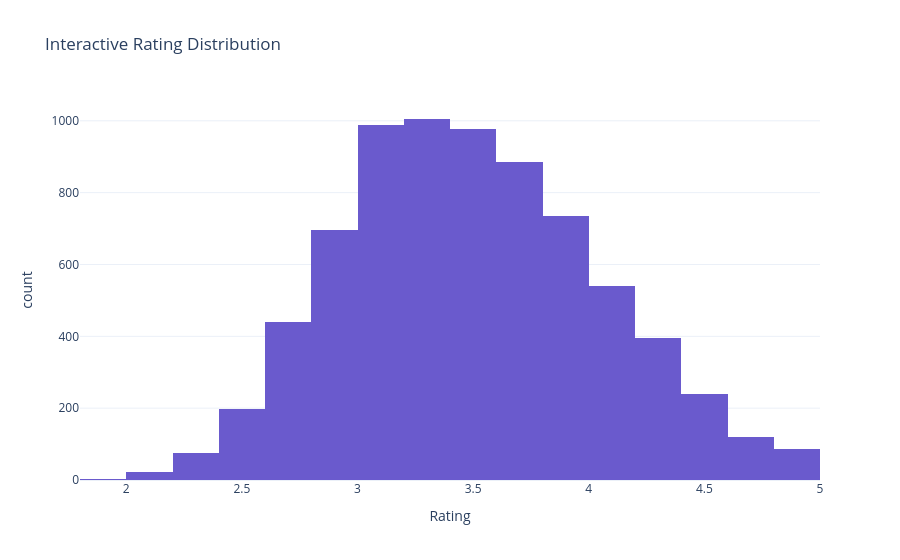
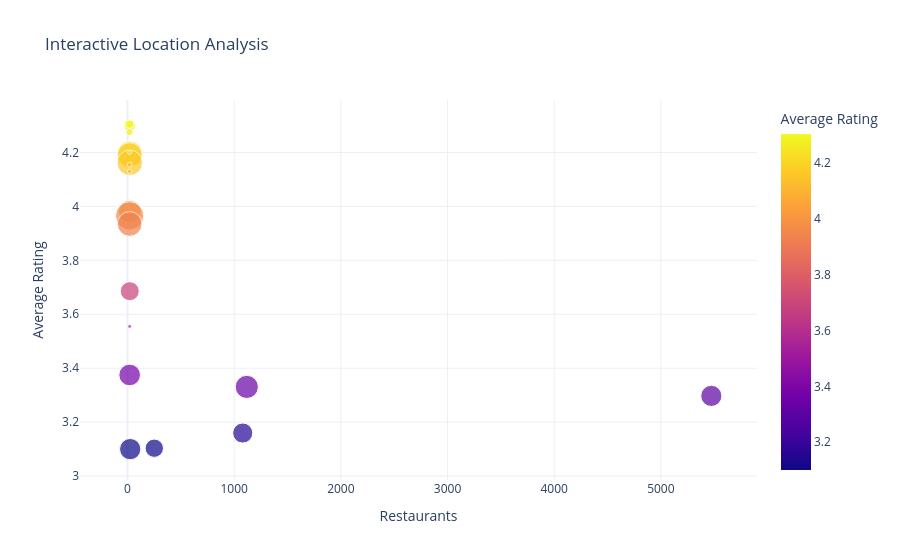
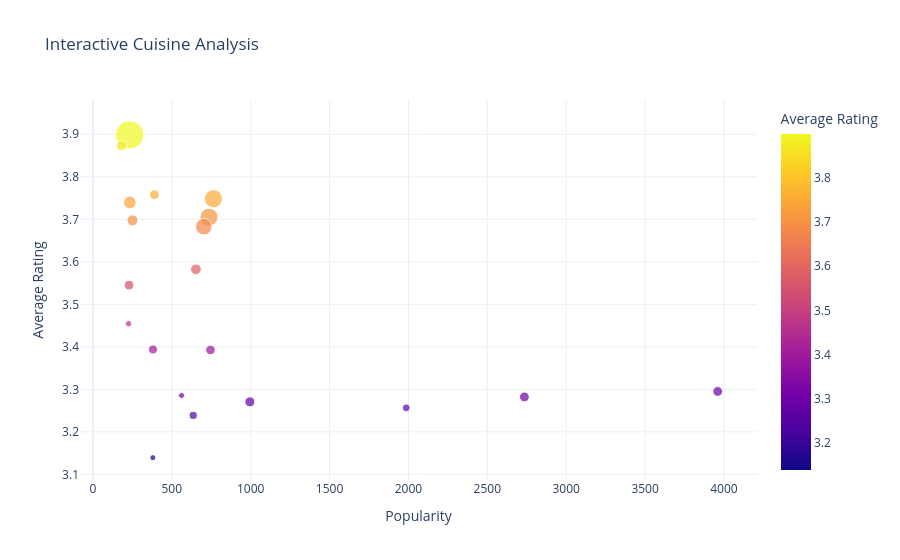

These figures' notebook cell, in order:
### Markdown cell above
## 11. Interactive Visual Analytics

### BUSINESS QUESTION
Which interactive patterns are most useful for business storytelling and presentation?

### ANALYSIS
We turn the core findings into interactive Plotly charts with hover details and filtering options.

### VISUALIZATION
The following sections are designed to feel like a modern data-storytelling dashboard.

### INTERPRETATION
These charts provide a polished way to explain the market story to stakeholders.

### BUSINESS INSIGHT
This is where the notebook shifts from analysis to portfolio-style communication.

### Code cell
# Interactive rating distribution
rating_fig = px.histogram(df_model, x='Aggregate rating', nbins=30, title='Interactive Rating Distribution',
                         labels={'Aggregate rating': 'Rating'}, color_discrete_sequence=['#6A5ACD'])
rating_fig.update_layout(template='plotly_white')
rating_fig.show()

# Interactive location analysis
if 'City' in df_model.columns:
    location_summary = df_model.groupby('City').agg(
        restaurants=('City', 'size'),
        avg_rating=('Aggregate rating', 'mean'),
        avg_cost=('Average Cost for two', 'mean')
    ).reset_index().sort_values('restaurants', ascending=False).head(20)
    location_fig = px.scatter(location_summary, x='restaurants', y='avg_rating', size='avg_cost', color='avg_rating',
                             hover_name='City', title='Interactive Location Analysis',
                             labels={'restaurants': 'Restaurants', 'avg_rating': 'Average Rating', 'avg_cost': 'Average Cost'})
    location_fig.update_layout(template='plotly_white')
    location_fig.show()

# Interactive cuisine analysis
if 'Cuisines' in df_model.columns:
    cuisine_summary = df_model.assign(cuisine_split=df_model['Cuisines'].str.split(',')).explode('cuisine_split')
    cuisine_summary['cuisine_split'] = cuisine_summary['cuisine_split'].str.strip().str.title()
    cuisine_summary = cuisine_summary.groupby('cuisine_split').agg(
        popularity=('cuisine_split', 'size'),
        avg_rating=('Aggregate rating', 'mean'),
        avg_cost=('Average Cost for two', 'mean')
    ).reset_index().sort_values('popularity', ascending=False).head(20)
    cuisine_fig = px.scatter(cuisine_summary, x='popularity', y='avg_rating', size='avg_cost', color='avg_rating',
                            hover_name='cuisine_split', title='Interactive Cuisine Analysis',
                            labels={'popularity': 'Popularity', 'avg_rating': 'Average Rating', 'avg_cost': 'Average Cost'})
    cuisine_fig.update_layout(template='plotly_white')
    cuisine_fig.show()

# Interactive votes vs rating
fig_votes = px.scatter(df_model, x='Votes', y='Aggregate rating', color='High_Rated', hover_data=['City', 'Cuisines'],
                      title='Interactive Votes vs Rating', labels={'Aggregate rating': 'Rating'})
fig_votes.update_layout(template='plotly_white')
fig_votes.show()

# Interactive online-order comparison
if 'Has Online delivery' in df_model.columns:
    online_summary = df_model.groupby('Has Online delivery').agg(avg_rating=('Aggregate rating', 'mean'), count=('Aggregate rating', 'size')).reset_index()
    fig_online = px.bar(online_summary, x='Has Online delivery', y='avg_rating', color='Has Online delivery',
                       title='Average Rating by Online Delivery', hover_data=['count'])
    fig_online.update_layout(template='plotly_white')
    fig_online.show()

# Interactive table-booking comparison
if 'Has Table booking' in df_model.columns:
    table_summary = df_model.groupby('Has Table booking').agg(avg_rating=('Aggregate rating', 'mean'), count=('Aggregate rating', 'size')).reset_index()
    fig_table = px.bar(table_summary, x='Has Table booking', y='avg_rating', color='Has Table booking',
                       title='Average Rating by Table Booking', hover_data=['count'])
    fig_table.update_layout(template='plotly_white')
    fig_table.show()

### Figure 1 — Plotly figure (JSON) as saved in the notebook; plotly's stock layout.template omitted (floating-point values rounded to 4 significant figures; data arrays with more than 128 entries replaced by an {"elided": "..."} marker saying what was removed)
{"data": [{"bingroup": "x", "hovertemplate": "Rating=%{x}<br>count=%{y}<extra></extra>", "legendgroup": "", "marker": {"color": "#6A5ACD", "pattern": {"shape": ""}}, "name": "", "nbinsx": 30, "orientation": "v", "showlegend": false, "type": "histogram", "x": {"elided": "9551 float values"}, "xaxis": "x", "yaxis": "y"}], "layout": {"barmode": "relative", "legend": {"tracegroupgap": 0}, "title": {"text": "Interactive Rating Distribution"}, "xaxis": {"anchor": "y", "domain": [0, 1], "title": {"text": "Rating"}}, "yaxis": {"anchor": "x", "domain": [0, 1], "title": {"text": "count"}}}}

### Figure 2 — Plotly figure (JSON) as saved in the notebook; plotly's stock layout.template omitted (floating-point values rounded to 4 significant figures)
{"data": [{"hovertemplate": "<b>%{hovertext}</b><br><br>Restaurants=%{x}<br>Average Rating=%{marker.color}<br>Average Cost=%{marker.size}<extra></extra>", "hovertext": ["New Delhi", "Gurgaon", "Noida", "Faridabad", "Ghaziabad", "Bhubaneshwar", "Lucknow", "Guwahati", "Ahmedabad", "Amritsar", "Abu Dhabi", "Albany", "Agra", "Savannah", "Surat", "Augusta", "Aurangabad", "Auckland", "Athens", "Ankara"], "legendgroup": "", "marker": {"color": [3.297, 3.331, 3.16, 3.103, 3.1, 3.981, 4.195, 4.19, 4.162, 3.686, 4.3, 3.555, 3.965, 4.155, 3.935, 4.13, 3.375, 4.275, 4.2, 4.305], "coloraxis": "coloraxis", "size": [596.1, 714.0, 539.5, 447.6, 602.0, 678.6, 859.5, 821.4, 857.1, 481.0, 182.0, 19.75, 1065.0, 32.5, 812.5, 27.0, 622.5, 68.25, 19.0, 87.25], "sizemode": "area", "sizeref": 2.663, "symbol": "circle"}, "mode": "markers", "name": "", "orientation": "v", "showlegend": false, "type": "scatter", "x": [5473, 1118, 1080, 251, 25, 21, 21, 21, 21, 21, 20, 20, 20, 20, 20, 20, 20, 20, 20, 20], "xaxis": "x", "y": [3.297, 3.331, 3.16, 3.103, 3.1, 3.981, 4.195, 4.19, 4.162, 3.686, 4.3, 3.555, 3.965, 4.155, 3.935, 4.13, 3.375, 4.275, 4.2, 4.305], "yaxis": "y"}], "layout": {"coloraxis": {"colorbar": {"title": {"text": "Average Rating"}}, "colorscale": [[0, "#0d0887"], [0.1111, "#46039f"], [0.2222, "#7201a8"], [0.3333, "#9c179e"], [0.4444, "#bd3786"], [0.5556, "#d8576b"], [0.6667, "#ed7953"], [0.7778, "#fb9f3a"], [0.8889, "#fdca26"], [1, "#f0f921"]]}, "legend": {"itemsizing": "constant", "tracegroupgap": 0}, "title": {"text": "Interactive Location Analysis"}, "xaxis": {"anchor": "y", "domain": [0, 1], "title": {"text": "Restaurants"}}, "yaxis": {"anchor": "x", "domain": [0, 1], "title": {"text": "Average Rating"}}}}

### Figure 3 — Plotly figure (JSON) as saved in the notebook; plotly's stock layout.template omitted (floating-point values rounded to 4 significant figures)
{"data": [{"hovertemplate": "<b>%{hovertext}</b><br><br>Popularity=%{x}<br>Average Rating=%{marker.color}<br>Average Cost=%{marker.size}<extra></extra>", "hovertext": ["North Indian", "Chinese", "Fast Food", "Mughlai", "Italian", "Bakery", "Continental", "Cafe", "Desserts", "South Indian", "Street Food", "American", "Pizza", "Mithai", "Burger", "Thai", "Asian", "Beverages", "Ice Cream", "Mexican"], "legendgroup": "", "marker": {"color": [3.295, 3.282, 3.257, 3.271, 3.748, 3.393, 3.705, 3.683, 3.582, 3.239, 3.286, 3.758, 3.394, 3.139, 3.697, 3.74, 3.899, 3.545, 3.454, 3.873], "coloraxis": "coloraxis", "size": [690.5, 691.1, 436.1, 726.4, 2353.0, 661.8, 2351.0, 1974.0, 826.9, 477.2, 261.1, 678.3, 593.8, 257.6, 880.5, 1147.0, 5751.0, 690.5, 298.2, 775.6], "sizemode": "area", "sizeref": 14.38, "symbol": "circle"}, "mode": "markers", "name": "", "orientation": "v", "showlegend": false, "type": "scatter", "x": [3960, 2735, 1986, 995, 764, 745, 736, 703, 653, 636, 562, 390, 381, 380, 251, 234, 233, 229, 226, 181], "xaxis": "x", "y": [3.295, 3.282, 3.257, 3.271, 3.748, 3.393, 3.705, 3.683, 3.582, 3.239, 3.286, 3.758, 3.394, 3.139, 3.697, 3.74, 3.899, 3.545, 3.454, 3.873], "yaxis": "y"}], "layout": {"coloraxis": {"colorbar": {"title": {"text": "Average Rating"}}, "colorscale": [[0, "#0d0887"], [0.1111, "#46039f"], [0.2222, "#7201a8"], [0.3333, "#9c179e"], [0.4444, "#bd3786"], [0.5556, "#d8576b"], [0.6667, "#ed7953"], [0.7778, "#fb9f3a"], [0.8889, "#fdca26"], [1, "#f0f921"]]}, "legend": {"itemsizing": "constant", "tracegroupgap": 0}, "title": {"text": "Interactive Cuisine Analysis"}, "xaxis": {"anchor": "y", "domain": [0, 1], "title": {"text": "Popularity"}}, "yaxis": {"anchor": "x", "domain": [0, 1], "title": {"text": "Average Rating"}}}}
